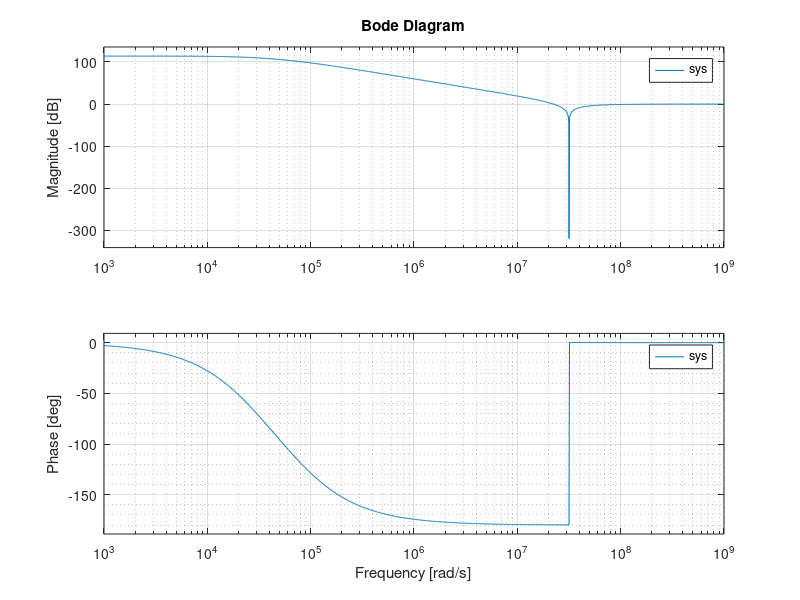

Here is the MATLAB script that generated this plot:
R = 100; L = 1e-3; C1 = 1e-6; C2=1e-6; % Example values  

num = [L*C1*C2,0,1];  
den = [L*C1*C2, R*C1*C2,(C1+C2)];  
sys = tf(num, den);  
bode(sys);   
grid minor;
